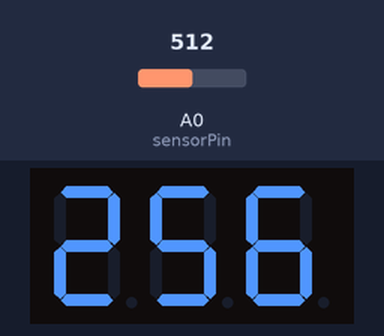
A sketch run on a simulated Arduino Uno, built with avr-gcc and run on an emulated ATmega328P. On the bench: 3-digit seven-segment display. The inputs (shaded band) are chosen by the test bench; at power-on: A0 (sensorPin) = 512. What the sketch prints to the serial monitor is not drawn.

Above: at 2.7 s.
2.8 s: A0 (sensorPin) set to 716
At 4.9 s:
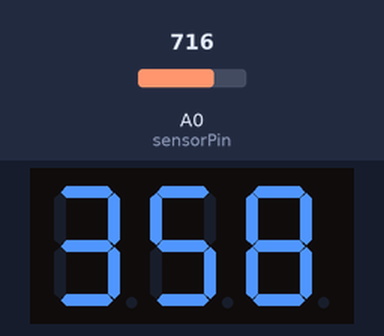
5.5 s: A0 (sensorPin) set to 900
At 7.0 s:
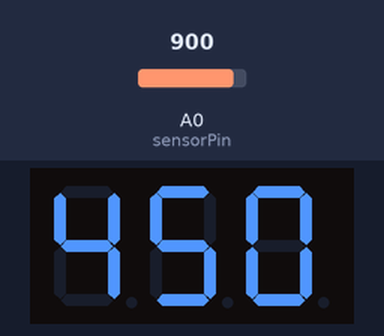
8.2 s: A0 (sensorPin) set to 1023
At 11.1 s:
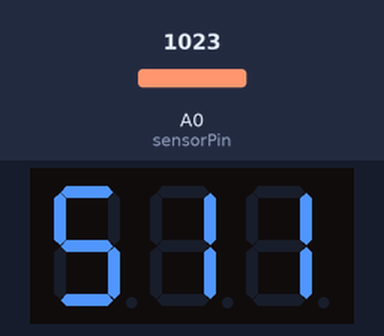
Timing chart, 0 to 12.6 s (numbered marks = the images above; inputs shaded):
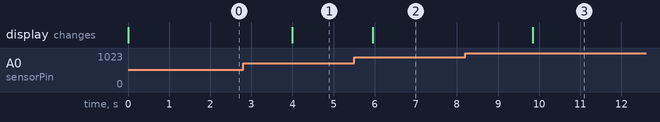

Measured:
- after the input at 2.8 s, the display: changes after 1.2 s (image 1)
- after the input at 5.5 s, the display: changes after 0.45 s (image 2)
- after the input at 8.2 s, the display: changes after 1.6 s (image 3)

The sketch:

src.ino
```cpp
#include "SevSeg.h"
SevSeg sevseg; //Instantiate a seven segment object


int sensorValue = 0;
int sensorPin = A0;
int count = 0;

void setup() {
  byte numDigits = 3;
  byte digitPins[] = {11, 12, 13};
  byte segmentPins[] = {2, 3, 4, 5, 6, 7, 8, 9};
  bool resistorsOnSegments = false; // 'false' means resistors are on digit pins
  byte hardwareConfig = COMMON_CATHODE; // See README.md for options
  bool updateWithDelays = false; // Default 'false' is Recommended
  bool leadingZeros = false; // Use 'true' if you'd like to keep the leading zeros
  bool disableDecPoint = false; // Use 'true' if your decimal point doesn't exist or isn't connected. Then, you only need to specify 7 segmentPins[]

  // sevseg.begin(1,10,11,12,13,2,3,4,5,6,7,8,9);
  sevseg.begin(hardwareConfig, numDigits, digitPins, segmentPins, resistorsOnSegments,
  updateWithDelays, leadingZeros, disableDecPoint);
  // sevseg.blank();
  sevseg.setBrightness(30);
  Serial.begin(9600);

}

void loop() {

  // put your main code here, to run repeatedly:
  if (count % 40000 == 0){
    Serial.println(sensorValue);
  }

  if (count % 5000 == 0){
    sensorValue = int(0.5 * analogRead(sensorPin));
  }

  // delay(300);
  sevseg.refreshDisplay(); // Must run repeatedly
  sevseg.setNumber(sensorValue); // Displays '3.141'
  count += 1;

  if (count > 10000000){
    count = 0;
  }
  // sevseg.setChars("abc");
  // sevseg.blank();
  // delay(500);

}
```
